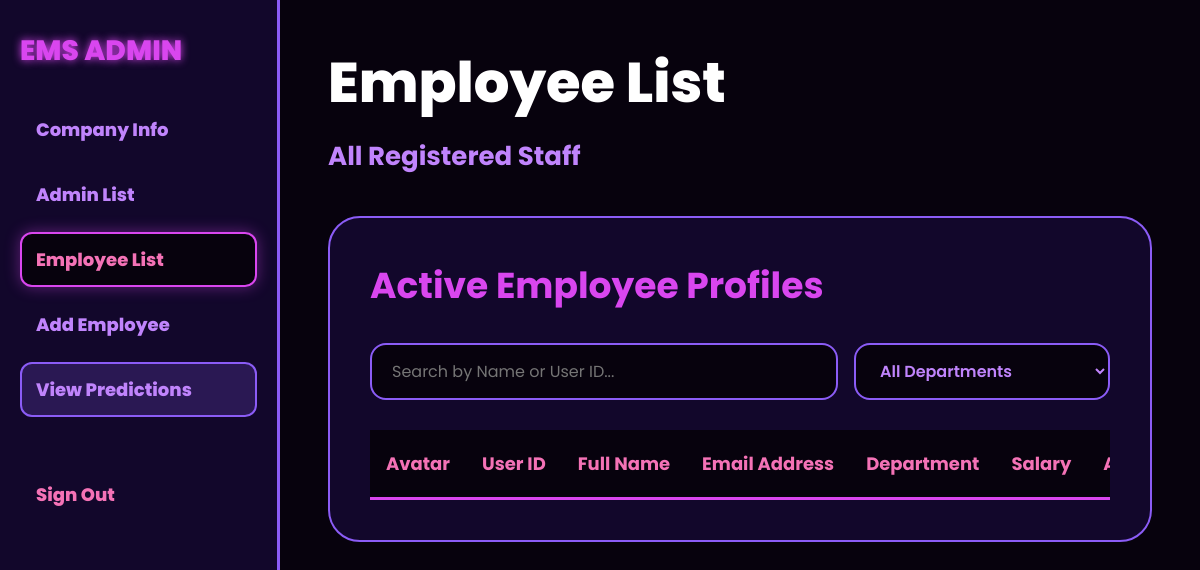
/admin_employees (signed in), run on an earlier commit of the app's database.
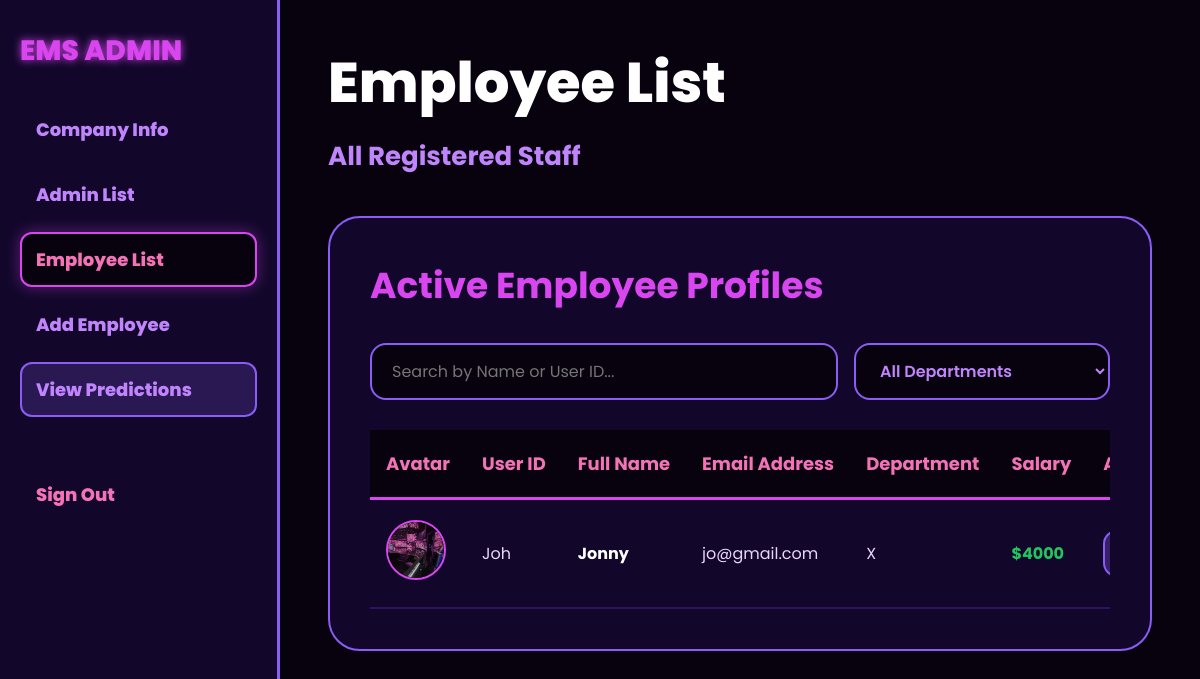
And on a later commit of the database.
### tables this page shows
CREATE TABLE users(
        id INTEGER PRIMARY KEY AUTOINCREMENT,
        employee_id TEXT,
        name TEXT,
        email TEXT,
        password TEXT,
        role TEXT,
        department TEXT,
        address TEXT,
        image TEXT,
        salary TEXT
    );

### app.py (the view)
@app.route('/admin_employees')
def admin_employees():
    if session.get('role') != "admin":
        return redirect(url_for('login_page'))
    conn = sqlite3.connect("employees.db")
    cursor = conn.cursor()
    cursor.execute("SELECT * FROM users WHERE role='employee'")
    employees = cursor.fetchall()
    conn.close()
    return render_template("admin_employees.html", employees=employees)

### templates/admin_employees.html (shortened to what this page needs)
<!DOCTYPE html>
<html lang="en">
<head>
</head>
<body>
    <div class="sidebar">
        <h1>EMS ADMIN</h1>
        <div class="menu">
            <a href="/company_info">Company Info</a>
            <a href="/admin_dashboard">Admin List</a>
            <a href="/admin_employees" class="active">Employee List</a>
            <a href="/add_employee">Add Employee</a>
            <a href="/dashboard" class="accent-link">View Predictions</a>
            <a href="/logout" class="sign-out" style="margin-top: 50px; color: #f472b6;">Sign Out</a>
        </div>
    </div>
    <div class="main">
        <div class="topbar">
            <h1>Employee List</h1>
            <h3>All Registered Staff</h3>
        </div>
        <div class="employee-table">
            <h2>Active Employee Profiles</h2>
            <div class="filter-panel">
                <input type="text" id="employeeSearch" onkeyup="filterEmployees()" class="search-input" placeholder="Search by Name or User ID...">
                <select id="deptFilter" onchange="filterEmployees()" class="filter-select">
                    <option value="all">All Departments</option>
                </select>
            </div>
            <div class="table-wrapper">
                <table id="employeeTable">
                    <thead>
                        <tr>
                            <th>Avatar</th>
                            <th>User ID</th>
                            <th>Full Name</th>
                            <th>Email Address</th>
                            <th>Department</th>
                            <th>Salary</th>
                            <th style="width: 35%;">Actions</th>
                        </tr>
                    </thead>
                    <tbody>
                        {% for emp in employees %}
                        <tr>
                            <td><img class="profile" src="{{ url_for('static', filename='uploads/' + emp[8]) }}" onerror="this.src='https://via.placeholder.com/80'"></td>
                            <td><code style="font-size: 16px;">{{ emp[1] }}</code></td>
                            <td style="font-weight: 700; color: white;">{{ emp[2] }}</td>
                            <td>{{ emp[3] }}</td>
                            <td>{{ emp[6] }}</td>
                            <td style="font-weight: 700; color: #22c55e;">${{ emp[9] if emp[9] else '0' }}</td>
                            <td>
                                <div class="actions-cell">
                                    <a href="/edit_profile/{{ emp[0] }}" class="action-btn edit">Modify</a>
                                </div>
                            </td>
                        </tr>
                        {% endfor %}
                    </tbody>
                </table>
            </div>
        </div>
    </div>
</body>
</html>

### templates/admin_employees.html (style rules this page uses)
* { margin: 0; padding: 0; box-sizing: border-box; font-family: 'Poppins', sans-serif; }
body { background: #07020d; display: flex; color: white; min-height: 100vh; flex-direction: row; }
.sidebar { width: 280px; background: #12072b; padding: 30px 20px; position: fixed; height: 100vh; border-right: 3px solid #8b5cf6; z-index: 10; left: 0; top: 0; }
.sidebar h1 { font-size: 28px; font-weight: 800; color: #d946ef; margin-bottom: 30px; text-shadow: 0 0 8px #d946ef; white-space: nowrap; }
.menu a { display: block; padding: 12px 14px; margin-bottom: 10px; border-radius: 12px; text-decoration: none; color: #c084fc; font-weight: 800; font-size: 18px; transition: 0.3s; border: 2px solid transparent; white-space: nowrap; overflow: hidden; text-overflow: ellipsis; }
.menu a:hover, .menu a.active { background: #07020d; color: #f472b6; border-color: #d946ef; box-shadow: 0 0 15px rgba(217, 70, 239, 0.4); }
.menu .accent-link { background: rgba(139, 92, 246, 0.2); border: 2px solid #8b5cf6; }
.main { margin-left: 280px; padding: 40px max(20px, 4vw); width: calc(100% - 280px); }
.topbar h1 { font-size: clamp(32px, 5vw, 56px); font-weight: 800; color: white; }
.topbar h3 { color: #c084fc; font-size: clamp(18px, 2.5vw, 26px); margin-top: 12px; margin-bottom: 40px; }
.employee-table { background: #12072b; padding: clamp(20px, 4vw, 40px); border-radius: 32px; border: 2px solid #8b5cf6; }
.employee-table h2 { font-size: clamp(24px, 3vw, 36px); font-weight: 700; color: #d946ef; margin-bottom: 30px; }
.table-wrapper { width: 100%; overflow-x: auto; -webkit-overflow-scrolling: touch; }
table { width: 100%; border-collapse: collapse; }
th { background: #07020d; padding: 20px 16px; text-align: left; font-size: 18px; font-weight: 700; color: #f472b6; border-bottom: 3px solid #d946ef; white-space: nowrap; }
td { padding: 20px 16px; font-size: 16px; border-bottom: 2px solid #2e1065; color: #e9d5ff; transition: 0.2s; white-space: nowrap; }
.profile { width: 60px; height: 60px; border-radius: 50%; object-fit: cover; border: 2px solid #d946ef; }
.actions-cell { display: flex; align-items: center; gap: 12px; white-space: nowrap; }
.action-btn { padding: 10px 20px; border-radius: 14px; border: none; color: white; cursor: pointer; text-decoration: none; font-size: 15px; font-weight: 700; display: inline-block; transition: 0.3s; white-space: nowrap; }
.edit { background: rgba(139, 92, 246, 0.3); color: #c084fc; border: 2px solid #8b5cf6; }
.filter-panel { display: flex; gap: 16px; margin-bottom: 30px; width: 100%; flex-wrap: wrap; }
.search-input { flex: 2; min-width: 240px; padding: 14px 20px; background: #07020d; border: 2px solid #8b5cf6; border-radius: 16px; color: white; font-size: 16px; outline: none; transition: 0.3s; }
.filter-select { flex: 1; min-width: 180px; padding: 14px 20px; background: #07020d; border: 2px solid #8b5cf6; border-radius: 16px; color: #c084fc; font-size: 16px; font-weight: 600; outline: none; cursor: pointer; transition: 0.3s; }

What changed in the data, as far as the page shows it:
added users: image (picture), employee "Joh", name "Jonny", email "jo@gmail.com", department "X", salary "4000"
